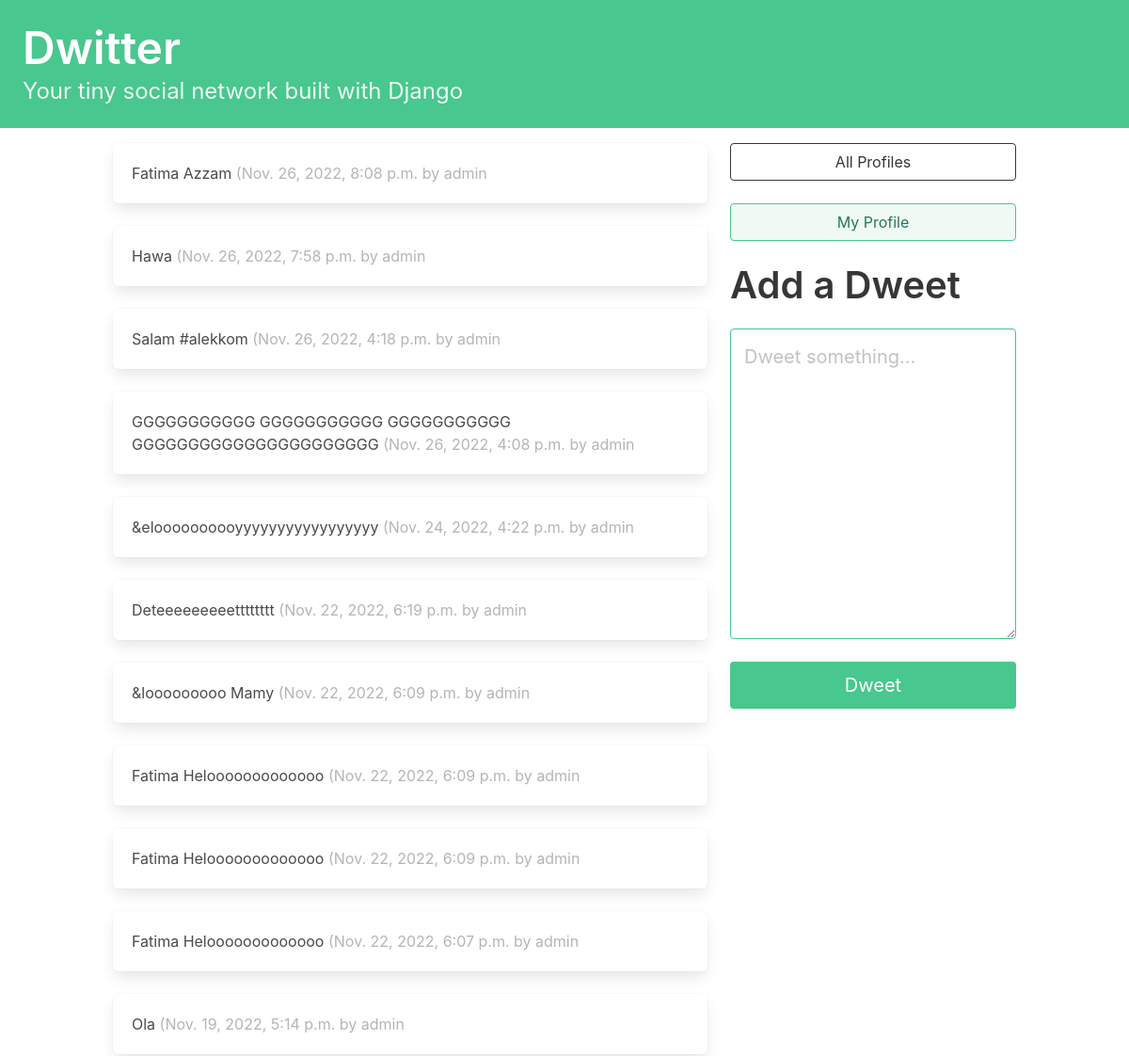
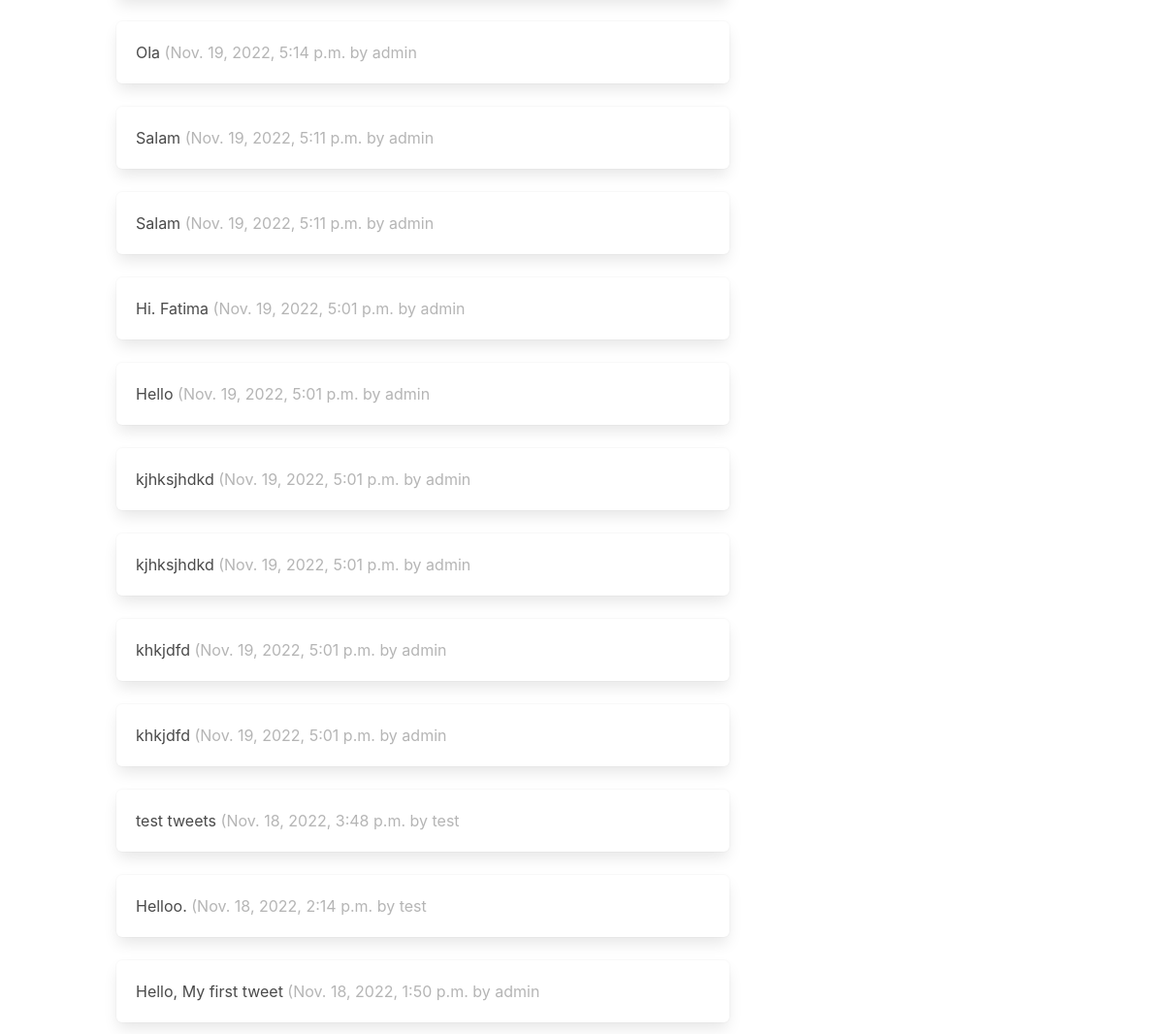
Screenshot of / (signed in) with the database file from the repository (2 pictures, top to bottom).
### dwitter/models.py (models this page shows, shortened)
class Dweet(models.Model):
    user = models.ForeignKey(
        User, related_name="dweets", on_delete=models.DO_NOTHING
        )
    body = models.CharField(max_length=140)
    created_at = models.DateTimeField(auto_now_add=True)

### dwitter/views.py (the view)
# urls.py: path("", dashboard, name="dashboard"),
def dashboard(request):
    form = DweetForm(request.POST or None)
    if request.method == "POST":
        if form.is_valid():
            dweet = form.save(commit=False)
            dweet.user = request.user
            dweet.save()
            return redirect('dwitter:dashboard')
    followed_dweets = Dweet.objects.filter(
        user__profile__in=request.user.profile.follows.all()).order_by("-created_at")
    return render(request, "dashboard.html", {"form": form, "dweets": followed_dweets})

### dwitter/forms.py
class DweetForm(forms.ModelForm):
    body = forms.CharField(
        required=True,
        widget=forms.widgets.Textarea(
            attrs={
                "placeholder": "Dweet something...",
                "class": "textarea is-success is-medium",
            }
        ),
        label="",
    )
    class Meta:
        model = Dweet
        exclude = ("user", )

### dwitter/templates/dashboard.html (shortened to what this page needs)
{% extends 'base.html' %}
{% block content %}
<div class="column">
    {% for dweet in dweets %}
        <div class="box">
        {{dweet.body}}
        <span class="is-small has-text-grey-light">
        ({{ dweet.created_at }} by {{ dweet.user.username }}
        </span>
        </div>
    {% endfor %}
</div>
<div class="column is-one-third">
<div class="block">
<a href="{% url 'dwitter:profile_list' %} ">
<button class="button is-dark is-outlined is-fullwidth">
All Profiles
</button>
</a>
</div>
<div class="block">
<a href="{% url 'dwitter:profile' request.user.profile.id %} ">
<button class="button is-success is-light is-outlined is-fullwidth">
My Profile
</button>
</a>
</div>
<div class="block">
<div class="block">
<h2 class="title is-2">Add a Dweet</p>
</div>
<div class="block">
<form method="post">
{{ form.as_p }}
<button class="button is-success is-fullwidth is-medium mt-5"
type="submit">Dweet
</button>
</form>
</div>
</div>
</div>
{% endblock content %}

### rows the page displays
Dweet: body "Fatima Azzam", created_at "Nov. 26, 2022, 8:08 p.m.", user.username "admin"
Dweet: body "Hawa", created_at "Nov. 26, 2022, 7:58 p.m.", user.username "admin"
Dweet: body "Salam #alekkom", created_at "Nov. 26, 2022, 4:18 p.m.", user.username "admin"
Dweet: body "GGGGGGGGGGG GGGGGGGGGGG GGGGGGGGGGG GGGGGGGGGGGGGGGGGGGGGG", created_at "Nov. 26, 2022, 4:08 p.m.", user.username "admin"
Dweet: body "&eloooooooooyyyyyyyyyyyyyyyyy", created_at "Nov. 24, 2022, 4:22 p.m.", user.username "admin"
Dweet: body "Deteeeeeeeeetttttttt", created_at "Nov. 22, 2022, 6:19 p.m.", user.username "admin"
Dweet: body "&looooooooo Mamy", created_at "Nov. 22, 2022, 6:09 p.m.", user.username "admin"
Dweet: body "Fatima Helooooooooooooo", created_at "Nov. 22, 2022, 6:09 p.m.", user.username "admin"
Dweet: body "Fatima Helooooooooooooo", created_at "Nov. 22, 2022, 6:09 p.m.", user.username "admin"
Dweet: body "Fatima Helooooooooooooo", created_at "Nov. 22, 2022, 6:07 p.m.", user.username "admin"
Dweet: body "Ola", created_at "Nov. 19, 2022, 5:14 p.m.", user.username "admin"
Dweet: body "Ola", created_at "Nov. 19, 2022, 5:14 p.m.", user.username "admin"
Dweet: body "Salam", created_at "Nov. 19, 2022, 5:11 p.m.", user.username "admin"
Dweet: body "Salam", created_at "Nov. 19, 2022, 5:11 p.m.", user.username "admin"
Dweet: body "Hi. Fatima", created_at "Nov. 19, 2022, 5:01 p.m.", user.username "admin"
Dweet: body "Hello", created_at "Nov. 19, 2022, 5:01 p.m.", user.username "admin"
Dweet: body "kjhksjhdkd", created_at "Nov. 19, 2022, 5:01 p.m.", user.username "admin"
Dweet: body "kjhksjhdkd", created_at "Nov. 19, 2022, 5:01 p.m.", user.username "admin"
Dweet: body "khkjdfd", created_at "Nov. 19, 2022, 5:01 p.m.", user.username "admin"
Dweet: body "khkjdfd", created_at "Nov. 19, 2022, 5:01 p.m.", user.username "admin"
Dweet: body "test tweets", created_at "Nov. 18, 2022, 3:48 p.m.", user.username "test"
Dweet: body "Helloo.", created_at "Nov. 18, 2022, 2:14 p.m.", user.username "test"
Dweet: body "Hello, My first tweet", created_at "Nov. 18, 2022, 1:50 p.m.", user.username "admin"
